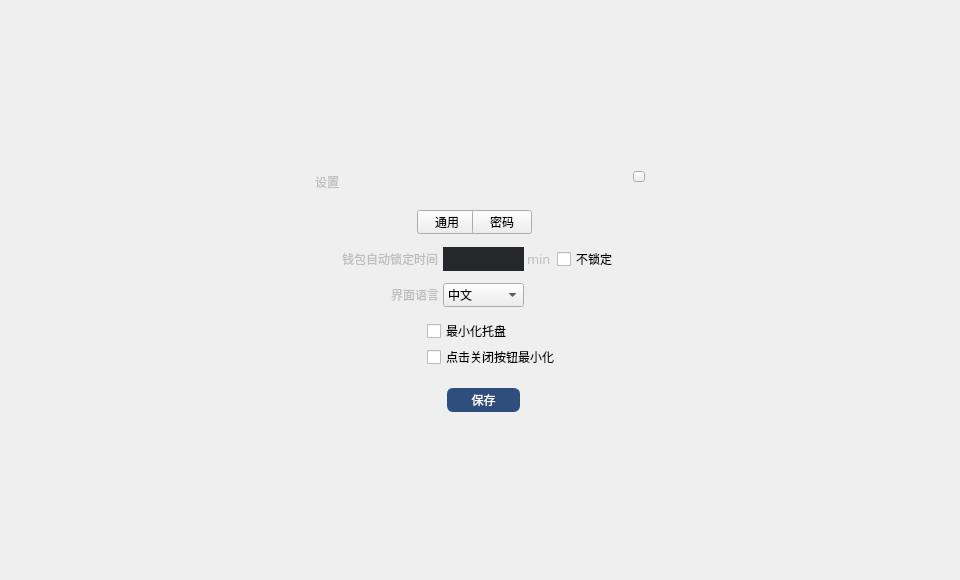
<?xml version="1.0" encoding="UTF-8"?>
<ui version="4.0">
 <class>SetDialog</class>
 <widget class="QDialog" name="SetDialog">
  <property name="geometry">
   <rect>
    <x>0</x>
    <y>0</y>
    <width>960</width>
    <height>580</height>
   </rect>
  </property>
  <property name="font">
   <font>
    <family>微软雅黑</family>
   </font>
  </property>
  <property name="windowTitle">
   <string>Dialog</string>
  </property>
  <property name="styleSheet">
   <string notr="true"/>
  </property>
  <widget class="QWidget" name="widget" native="true">
   <property name="geometry">
    <rect>
     <x>0</x>
     <y>0</y>
     <width>960</width>
     <height>580</height>
    </rect>
   </property>
   <widget class="QWidget" name="containerWidget" native="true">
    <property name="geometry">
     <rect>
      <x>297</x>
      <y>161</y>
      <width>365</width>
      <height>257</height>
     </rect>
    </property>
    <widget class="QLabel" name="label">
     <property name="geometry">
      <rect>
       <x>0</x>
       <y>10</y>
       <width>60</width>
       <height>21</height>
      </rect>
     </property>
     <property name="font">
      <font>
       <family>微软雅黑</family>
       <pointsize>9</pointsize>
       <weight>50</weight>
       <bold>false</bold>
      </font>
     </property>
     <property name="styleSheet">
      <string notr="true">color: rgb(190,190,190);</string>
     </property>
     <property name="text">
      <string>设置</string>
     </property>
     <property name="alignment">
      <set>Qt::AlignCenter</set>
     </property>
    </widget>
    <widget class="QToolButton" name="generalBtn">
     <property name="geometry">
      <rect>
       <x>120</x>
       <y>49</y>
       <width>60</width>
       <height>24</height>
      </rect>
     </property>
     <property name="font">
      <font>
       <family>微软雅黑</family>
       <weight>50</weight>
       <bold>false</bold>
      </font>
     </property>
     <property name="cursor">
      <cursorShape>PointingHandCursor</cursorShape>
     </property>
     <property name="styleSheet">
      <string notr="true"/>
     </property>
     <property name="text">
      <string>通用</string>
     </property>
    </widget>
    <widget class="QStackedWidget" name="stackedWidget">
     <property name="geometry">
      <rect>
       <x>0</x>
       <y>80</y>
       <width>365</width>
       <height>177</height>
      </rect>
     </property>
     <property name="currentIndex">
      <number>0</number>
     </property>
     <widget class="QWidget" name="page">
      <widget class="QToolButton" name="saveBtn">
       <property name="geometry">
        <rect>
         <x>150</x>
         <y>147</y>
         <width>73</width>
         <height>24</height>
        </rect>
       </property>
       <property name="font">
        <font>
         <family>微软雅黑</family>
        </font>
       </property>
       <property name="cursor">
        <cursorShape>PointingHandCursor</cursorShape>
       </property>
       <property name="focusPolicy">
        <enum>Qt::NoFocus</enum>
       </property>
       <property name="styleSheet">
        <string notr="true">QToolButton{color:white;border:1px solid  rgb(46,78,126);border-radius:6px;
background-color: rgb(46,78,126);}
QToolButton:hover{background-color:rgb(66,98,146);}
QToolButton:disabled{background-color:#cecece;}</string>
       </property>
       <property name="text">
        <string>保存</string>
       </property>
      </widget>
      <widget class="QLabel" name="label_2">
       <property name="geometry">
        <rect>
         <x>10</x>
         <y>6</y>
         <width>131</width>
         <height>24</height>
        </rect>
       </property>
       <property name="font">
        <font>
         <family>微软雅黑</family>
         <pointsize>9</pointsize>
        </font>
       </property>
       <property name="styleSheet">
        <string notr="true">color: rgb(190, 190, 190);</string>
       </property>
       <property name="text">
        <string>钱包自动锁定时间</string>
       </property>
       <property name="alignment">
        <set>Qt::AlignRight|Qt::AlignTrailing|Qt::AlignVCenter</set>
       </property>
      </widget>
      <widget class="QComboBox" name="languageComboBox">
       <property name="geometry">
        <rect>
         <x>146</x>
         <y>42</y>
         <width>81</width>
         <height>24</height>
        </rect>
       </property>
       <property name="font">
        <font>
         <family>微软雅黑</family>
        </font>
       </property>
       <property name="focusPolicy">
        <enum>Qt::NoFocus</enum>
       </property>
       <property name="styleSheet">
        <string notr="true"/>
       </property>
       <item>
        <property name="text">
         <string>中文</string>
        </property>
       </item>
      </widget>
      <widget class="QCheckBox" name="nolockCheckBox">
       <property name="geometry">
        <rect>
         <x>260</x>
         <y>6</y>
         <width>60</width>
         <height>24</height>
        </rect>
       </property>
       <property name="font">
        <font>
         <family>微软雅黑</family>
         <pointsize>9</pointsize>
        </font>
       </property>
       <property name="cursor">
        <cursorShape>PointingHandCursor</cursorShape>
       </property>
       <property name="focusPolicy">
        <enum>Qt::NoFocus</enum>
       </property>
       <property name="text">
        <string>不锁定</string>
       </property>
      </widget>
      <widget class="QLabel" name="label_6">
       <property name="geometry">
        <rect>
         <x>41</x>
         <y>42</y>
         <width>101</width>
         <height>24</height>
        </rect>
       </property>
       <property name="font">
        <font>
         <family>微软雅黑</family>
         <pointsize>9</pointsize>
        </font>
       </property>
       <property name="styleSheet">
        <string notr="true">color: rgb(190, 190, 190);</string>
       </property>
       <property name="text">
        <string>界面语言</string>
       </property>
       <property name="alignment">
        <set>Qt::AlignRight|Qt::AlignTrailing|Qt::AlignVCenter</set>
       </property>
      </widget>
      <widget class="QLabel" name="label_3">
       <property name="geometry">
        <rect>
         <x>230</x>
         <y>6</y>
         <width>31</width>
         <height>24</height>
        </rect>
       </property>
       <property name="font">
        <font>
         <family>微软雅黑</family>
         <pointsize>10</pointsize>
        </font>
       </property>
       <property name="styleSheet">
        <string notr="true">color: rgb(190, 190, 190);</string>
       </property>
       <property name="text">
        <string>min</string>
       </property>
      </widget>
      <widget class="QCheckBox" name="minimizeCheckBox">
       <property name="geometry">
        <rect>
         <x>130</x>
         <y>78</y>
         <width>171</width>
         <height>24</height>
        </rect>
       </property>
       <property name="font">
        <font>
         <family>微软雅黑</family>
         <pointsize>9</pointsize>
        </font>
       </property>
       <property name="cursor">
        <cursorShape>PointingHandCursor</cursorShape>
       </property>
       <property name="focusPolicy">
        <enum>Qt::NoFocus</enum>
       </property>
       <property name="text">
        <string>最小化托盘</string>
       </property>
      </widget>
      <widget class="QCheckBox" name="closeCheckBox">
       <property name="geometry">
        <rect>
         <x>130</x>
         <y>104</y>
         <width>211</width>
         <height>24</height>
        </rect>
       </property>
       <property name="font">
        <font>
         <family>微软雅黑</family>
         <pointsize>9</pointsize>
        </font>
       </property>
       <property name="cursor">
        <cursorShape>PointingHandCursor</cursorShape>
       </property>
       <property name="focusPolicy">
        <enum>Qt::NoFocus</enum>
       </property>
       <property name="text">
        <string>点击关闭按钮最小化</string>
       </property>
      </widget>
      <widget class="QLineEdit" name="lockTimeLineEdit">
       <property name="geometry">
        <rect>
         <x>146</x>
         <y>6</y>
         <width>81</width>
         <height>24</height>
        </rect>
       </property>
       <property name="styleSheet">
        <string notr="true">background-color: rgb(37,39,43);
color: rgb(190, 190, 190);
border:none;</string>
       </property>
      </widget>
     </widget>
     <widget class="QWidget" name="page_2">
      <widget class="QLineEdit" name="newPwdLineEdit">
       <property name="geometry">
        <rect>
         <x>132</x>
         <y>42</y>
         <width>143</width>
         <height>24</height>
        </rect>
       </property>
       <property name="font">
        <font>
         <family>微软雅黑</family>
        </font>
       </property>
       <property name="contextMenuPolicy">
        <enum>Qt::DefaultContextMenu</enum>
       </property>
       <property name="echoMode">
        <enum>QLineEdit::Password</enum>
       </property>
      </widget>
      <widget class="QLineEdit" name="confirmPwdLineEdit">
       <property name="geometry">
        <rect>
         <x>132</x>
         <y>78</y>
         <width>143</width>
         <height>24</height>
        </rect>
       </property>
       <property name="font">
        <font>
         <family>微软雅黑</family>
        </font>
       </property>
       <property name="contextMenuPolicy">
        <enum>Qt::DefaultContextMenu</enum>
       </property>
       <property name="echoMode">
        <enum>QLineEdit::Password</enum>
       </property>
      </widget>
      <widget class="QToolButton" name="confirmBtn">
       <property name="geometry">
        <rect>
         <x>150</x>
         <y>147</y>
         <width>73</width>
         <height>24</height>
        </rect>
       </property>
       <property name="font">
        <font>
         <family>微软雅黑</family>
        </font>
       </property>
       <property name="cursor">
        <cursorShape>PointingHandCursor</cursorShape>
       </property>
       <property name="focusPolicy">
        <enum>Qt::NoFocus</enum>
       </property>
       <property name="styleSheet">
        <string notr="true">QToolButton{color:white;border:1px solid  rgb(46,78,126);border-radius:6px;
background-color: rgb(46,78,126);}
QToolButton:hover{background-color:rgb(66,98,146);}
QToolButton:disabled{background-color:#cecece;}</string>
       </property>
       <property name="text">
        <string>保存</string>
       </property>
      </widget>
      <widget class="QLabel" name="label_7">
       <property name="geometry">
        <rect>
         <x>70</x>
         <y>78</y>
         <width>61</width>
         <height>24</height>
        </rect>
       </property>
       <property name="font">
        <font>
         <family>微软雅黑</family>
         <stylestrategy>PreferDefault</stylestrategy>
        </font>
       </property>
       <property name="styleSheet">
        <string notr="true">color: rgb(190, 190, 190);</string>
       </property>
       <property name="text">
        <string>再次输入：</string>
       </property>
       <property name="alignment">
        <set>Qt::AlignRight|Qt::AlignTrailing|Qt::AlignVCenter</set>
       </property>
      </widget>
      <widget class="QLabel" name="tipLabel3">
       <property name="geometry">
        <rect>
         <x>280</x>
         <y>6</y>
         <width>85</width>
         <height>24</height>
        </rect>
       </property>
       <property name="styleSheet">
        <string notr="true">color: rgb(255, 0, 0);</string>
       </property>
       <property name="text">
        <string/>
       </property>
      </widget>
      <widget class="QLabel" name="label_8">
       <property name="geometry">
        <rect>
         <x>70</x>
         <y>6</y>
         <width>61</width>
         <height>24</height>
        </rect>
       </property>
       <property name="font">
        <font>
         <family>微软雅黑</family>
         <stylestrategy>PreferDefault</stylestrategy>
        </font>
       </property>
       <property name="styleSheet">
        <string notr="true">color: rgb(190, 190, 190);</string>
       </property>
       <property name="text">
        <string>旧密码：</string>
       </property>
       <property name="alignment">
        <set>Qt::AlignRight|Qt::AlignTrailing|Qt::AlignVCenter</set>
       </property>
      </widget>
      <widget class="QLabel" name="tipLabel2">
       <property name="geometry">
        <rect>
         <x>280</x>
         <y>78</y>
         <width>85</width>
         <height>24</height>
        </rect>
       </property>
       <property name="styleSheet">
        <string notr="true">color: rgb(255, 0, 0);</string>
       </property>
       <property name="text">
        <string/>
       </property>
      </widget>
      <widget class="QLabel" name="label_9">
       <property name="geometry">
        <rect>
         <x>70</x>
         <y>42</y>
         <width>61</width>
         <height>24</height>
        </rect>
       </property>
       <property name="font">
        <font>
         <family>微软雅黑</family>
         <stylestrategy>PreferDefault</stylestrategy>
        </font>
       </property>
       <property name="styleSheet">
        <string notr="true">color: rgb(190, 190, 190);</string>
       </property>
       <property name="text">
        <string>新密码：</string>
       </property>
       <property name="alignment">
        <set>Qt::AlignRight|Qt::AlignTrailing|Qt::AlignVCenter</set>
       </property>
      </widget>
      <widget class="QLabel" name="tipLabel">
       <property name="geometry">
        <rect>
         <x>280</x>
         <y>42</y>
         <width>85</width>
         <height>24</height>
        </rect>
       </property>
       <property name="styleSheet">
        <string notr="true">color: rgb(255, 0, 0);</string>
       </property>
       <property name="text">
        <string/>
       </property>
      </widget>
      <widget class="QLineEdit" name="oldPwdLineEdit">
       <property name="geometry">
        <rect>
         <x>132</x>
         <y>6</y>
         <width>143</width>
         <height>24</height>
        </rect>
       </property>
       <property name="font">
        <font>
         <family>微软雅黑</family>
        </font>
       </property>
       <property name="contextMenuPolicy">
        <enum>Qt::DefaultContextMenu</enum>
       </property>
       <property name="echoMode">
        <enum>QLineEdit::Password</enum>
       </property>
      </widget>
     </widget>
    </widget>
    <widget class="QToolButton" name="closeBtn">
     <property name="geometry">
      <rect>
       <x>336</x>
       <y>10</y>
       <width>12</width>
       <height>11</height>
      </rect>
     </property>
     <property name="cursor">
      <cursorShape>PointingHandCursor</cursorShape>
     </property>
     <property name="focusPolicy">
      <enum>Qt::NoFocus</enum>
     </property>
     <property name="text">
      <string/>
     </property>
    </widget>
    <widget class="QToolButton" name="safeBtn">
     <property name="geometry">
      <rect>
       <x>175</x>
       <y>49</y>
       <width>60</width>
       <height>24</height>
      </rect>
     </property>
     <property name="font">
      <font>
       <weight>50</weight>
       <bold>false</bold>
      </font>
     </property>
     <property name="cursor">
      <cursorShape>PointingHandCursor</cursorShape>
     </property>
     <property name="styleSheet">
      <string notr="true"/>
     </property>
     <property name="text">
      <string>密码</string>
     </property>
    </widget>
   </widget>
  </widget>
 </widget>
 <tabstops>
  <tabstop>oldPwdLineEdit</tabstop>
  <tabstop>newPwdLineEdit</tabstop>
  <tabstop>confirmPwdLineEdit</tabstop>
  <tabstop>generalBtn</tabstop>
  <tabstop>safeBtn</tabstop>
 </tabstops>
 <resources/>
 <connections/>
</ui>
